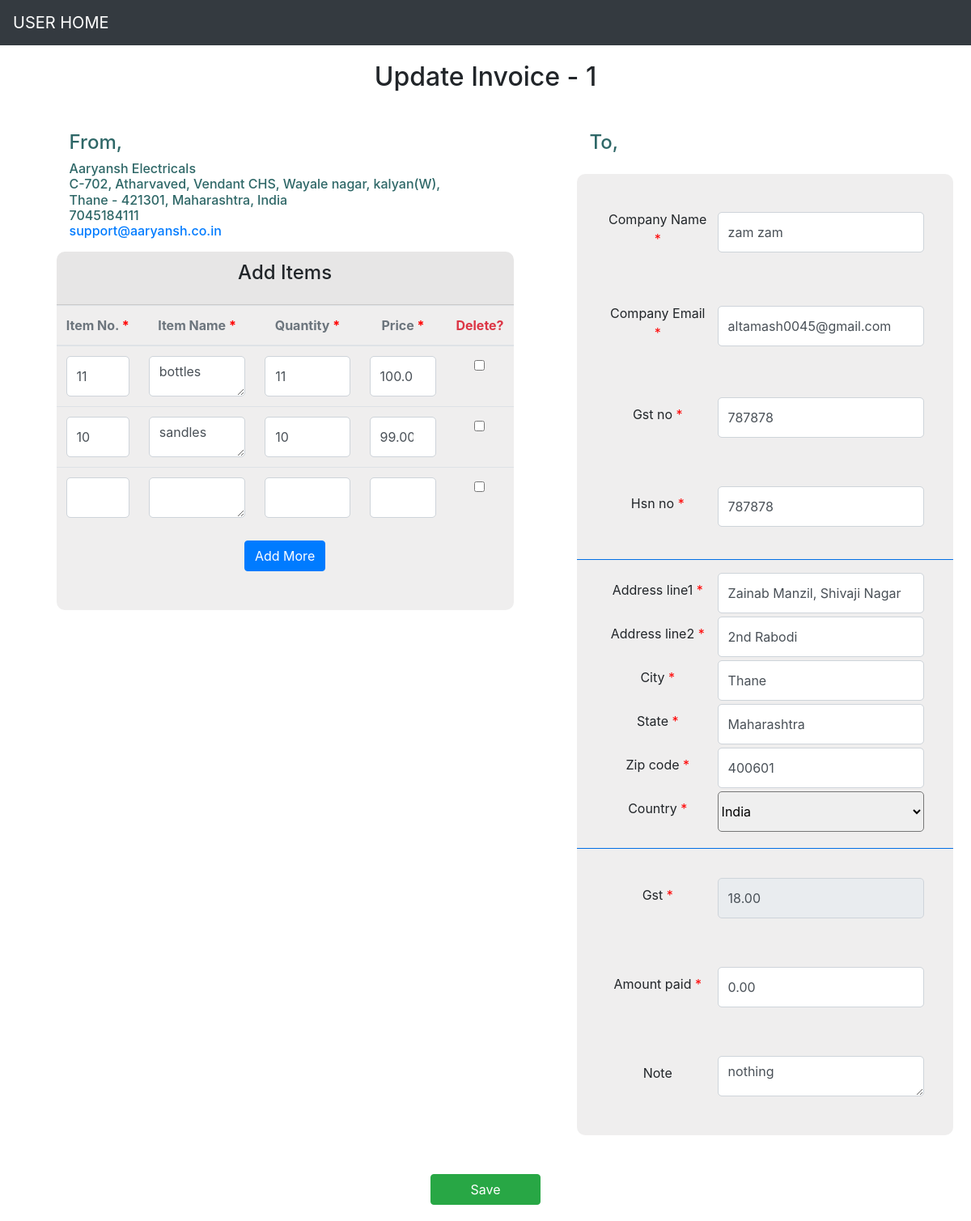
The page /admin_update_invoice/1/ on the database its author committed.
### loginreg/models.py (models this page shows, shortened)
class Invoice(models.Model):
    customer_name = models.CharField(max_length=200)
    address_line1 = models.CharField(max_length=200, null=True)
    address_line2 = models.CharField(max_length=200, null=True)
    city = models.CharField(max_length=100, null=True)
    state = models.CharField(max_length=100, null=True)
    zip_code = models.CharField(max_length=10, null=True)
    country = CountryField(default='IN')
    gst = models.DecimalField(max_digits=5, decimal_places=2, default=18.00)
    amount_paid = models.DecimalField(max_digits=20, decimal_places=2)
    amount_due = models.DecimalField(max_digits=20, decimal_places=2, editable=False, null=True)
    created_at = models.DateTimeField(auto_now_add=True)
    updated_at = models.DateTimeField(auto_now=True)
    created_by = models.ForeignKey(User, on_delete=models.SET_NULL, null=True, blank=True)
    subtotal = models.DecimalField(max_digits=20, decimal_places=2, editable=False, null=True)
    gst_rate = models.DecimalField(max_digits=20, decimal_places=2, editable=False, null=True)
    all_total = models.DecimalField(max_digits=20, decimal_places=2, editable=False, null=True)
    note = models.TextField(null=True, blank=True)
    history = HistoricalRecords(user_model=User)
    email = models.CharField(max_length=100, null=True)
    gst_no = models.CharField(max_length=50, null=True)
    hsn_no = models.CharField(max_length=50, null=True)

### loginreg/views.py (the view)
# urls.py: path('admin_update_invoice/<int:invoice_id>/', views.admin_update_invoice, name='admin_update_invoice'),
def admin_update_invoice(request, invoice_id):
    invoice = get_object_or_404(Invoice, id=invoice_id)
    if request.method == 'POST':
        invoice_form = InvoiceForm(request.POST, instance=invoice)
        item_formset = ItemFormSet(request.POST, instance=invoice, prefix='items')
        if invoice_form.is_valid() and item_formset.is_valid():
            invoice_form.save()
            item_formset.save()
            invoice_form.save()
            messages.success(request , (f"Invoice No. {invoice_id} has been Updated!"))
            return redirect(admin_invoices)
        else:
            return render(request, 'loginreg/update_invoice.html', {'invoice_form': invoice_form, 'item_formset': item_formset, 'invoice_id': invoice_id})
    else:
        invoice_form = InvoiceForm(instance=invoice)
        item_formset = ItemFormSet(instance=invoice, prefix='items')
        return render(request, 'loginreg/update_invoice.html', {'invoice_form': invoice_form, 'item_formset': item_formset, 'invoice_id': invoice_id})

### loginreg/templates/loginreg/update_invoice.html (shortened to what this page needs)
{% load static %}
<!DOCTYPE html>
<html lang="en">
<head>
    <link rel="stylesheet" href="https://maxcdn.bootstrapcdn.com/bootstrap/4.0.0/css/bootstrap.min.css">
</head>
<body>
    <nav class="navbar navbar-expand-lg navbar-dark bg-dark">
        <a class="navbar-brand" href="/">USER HOME</a>
    </nav>
    <div class="main">
        <div class="invoice-container ">
            <div class=" invoice form text-center">
              <h2 class="text-center mb-5">Update Invoice - {{invoice_id}}</h2>
              <form method="post" enctype="multipart/form-data" id="invoice_form" class="main-invoice-form text-center">
                <div class="row justify-content-center align-items-start">
                    <div class="col-md-6 mx-md-5 mx-0">
                        <div class="px-3 mb-3" style="text-align: start; color: rgb(46, 103, 103);">
                            <h4>From,</h4>
                            <h6>Aaryansh Electricals <br>C-702, Atharvaved, Vendant CHS, Wayale nagar, kalyan(W), <br>Thane - 421301, Maharashtra, India <br>7045184111 <br><a href="mailto:support@aaryansh.co.in" target="_blank">support@aaryansh.co.in</a> </h6>
                        </div>
                        <div class="table-responsive pb-5" style="height: fit-content; border-radius: 10px; background-color: rgb(239, 238, 238);">
                            <div class="card-header card-header-secondary">
                                <h4 class="card-title">Add Items</h4>
                            </div>
                            <table class="table card-body">
                                <thead class="text-secondary">
                                    <th>Item No. <span style="color: red;" class="required">*</span></th>
                                    <th>Item Name <span style="color: red;" class="required">*</span></th>
                                    <th>Quantity <span style="color: red;" class="required">*</span></th>
                                    <th>Price <span style="color: red;" class="required">*</span></th>
                                    <th class="text-danger">Delete?</th>
                                </thead>
                                <tbody id="formset-items">
                                    {% for formss in item_formset %}
                                        <tr id="formset-items-{{ forloop.counter0 }}" class= hide_all>
                                            {% for field in formss.visible_fields %}
                                                <td>
                                                    {{field}}
                                                </td>
                                            {% endfor %}
                                        </tr>
                                    {% endfor %}
                                </tbody>
                            </table>
                            <a href="#" id="add-items-button" class="btn btn-primary add-items">Add More</a>
                        </div>
                    </div>
                    <div class="col-md-5">
                        <h4 class="px-3 pb-3" style="text-align: start; color: rgb(46, 103, 103);">To,</h4>
                        <div class="pt-4 pb-2" style="border-radius: 10px; background-color: rgb(239, 238, 238);">
                            <div>
                                <div class="form-group card-body d-flex justify-content-center align-items-center">
                                    <label>{{ invoice_form.customer_name.label }}
                                        {% if invoice_form.customer_name.field.required %}
                                            <span style="color: red;" class="required">*</span>
                                        {% endif %}
                                    </label>
                                    {{ invoice_form.customer_name }}
                                </div>
                                <div class="form-group card-body d-flex justify-content-center align-items-center">
                                    <label>{{ invoice_form.email.label }}
                                        {% if invoice_form.email.field.required %}
                                            <span style="color: red;" class="required">*</span>
                                        {% endif %}
                                    </label>
                                    {{ invoice_form.email }}
                                </div>
                                <div class="form-group card-body d-flex justify-content-center align-items-center">
                                    <label>{{ invoice_form.gst_no.label }}
                                        {% if invoice_form.gst_no.field.required %}
                                            <span style="color: red;" class="required">*</span>
                                        {% endif %}
                                    </label>
                                    {{ invoice_form.gst_no }}
                                </div>
                                <div class="form-group card-body d-flex justify-content-center align-items-center">
                                    <label>{{ invoice_form.hsn_no.label }}
                                        {% if invoice_form.hsn_no.field.required %}
                                            <span style="color: red;" class="required">*</span>
                                        {% endif %}
                                    </label>
                                    {{ invoice_form.hsn_no }}
                                </div>
                                <hr class="bg-primary">
                                    <div class="form-group card-body d-flex justify-content-center align-items-center mb-0 pt-0 pb-1">
                                        <label>{{ invoice_form.address_line1.label }}
                                            {% if invoice_form.address_line1.field.required %}
                                                <span style="color: red;" class="required">*</span>
                                            {% endif %}
                                        </label>
                                        {{ invoice_form.address_line1 }}
                                    </div>
                                    <div class="form-group card-body d-flex justify-content-center align-items-center mb-0 pt-0 pb-1">
                                        <label>{{ invoice_form.address_line2.label }}
                                            {% if invoice_form.address_line2.field.required %}
                                                <span style="color: red;" class="required">*</span>
                                            {% endif %}
                                        </label>
                                        {{ invoice_form.address_line2 }}
                                    </div>
                                    <div class="form-group card-body d-flex justify-content-center align-items-center mb-0 pt-0 pb-1">
                                        <label>{{ invoice_form.city.label }}
                                            {% if invoice_form.city.field.required %}
                                                <span style="color: red;" class="required">*</span>
                                            {% endif %}
                                        </label>
                                        {{ invoice_form.city }}
                                    </div>
                                    <div class="form-group card-body d-flex justify-content-center align-items-center mb-0 pt-0 pb-1">
                                        <label>{{ invoice_form.state.label }}
                                            {% if invoice_form.state.field.required %}
                                                <span style="color: red;" class="required">*</span>
                                            {% endif %}
                                        </label>
                                        {{ invoice_form.state }}
                                    </div>
                                    <div class="form-group card-body d-flex justify-content-center align-items-center mb-0 pt-0 pb-1">
                                        <label>{{ invoice_form.zip_code.label }}
                                            {% if invoice_form.zip_code.field.required %}
                                                <span style="color: red;" class="required">*</span>
                                            {% endif %}
                                        </label>
                                        {{ invoice_form.zip_code }}
                                    </div>
                                    <div class="form-group card-body d-flex justify-content-center align-items-center mb-0 pt-0 pb-1">
                                        <label>{{ invoice_form.country.label }}
                                            {% if invoice_form.country.field.required %}
                                                <span style="color: red;" class="required">*</span>
                                            {% endif %}
                                        </label>
                                        {{ invoice_form.country }}
                                    </div>
                                <hr class="bg-primary">
                                <div class="form-group card-body d-flex justify-content-center align-items-center">
                                    <label>{{ invoice_form.gst.label }}
                                        {% if invoice_form.gst.field.required %}
                                            <span style="color: red;" class="required">*</span>
                                        {% endif %}
                                    </label>
                                    {{ invoice_form.gst }}
                                </div>
                                <div class="form-group card-body d-flex justify-content-center align-items-center">
                                    <label>{{ invoice_form.amount_paid.label }}
                                        {% if invoice_form.amount_paid.field.required %}
                                            <span style="color: red;" class="required">*</span>
                                        {% endif %}
                                    </label>
                                    {{ invoice_form.amount_paid }}
                                </div>
                                <div class="form-group card-body d-flex justify-content-center align-items-center">
                                    <label>{{ invoice_form.note.label }}
                                    </label>
                                    {{ invoice_form.note }}
                                </div>
                            </div>
                        </div>
                    </div>
                </div>
                <div class="mt-5" >
                    <button type="submit" class="btn btn-success px-5 text-center" style="width: fit-content;">Save</button>
                </div>
              </form>
            </div>
        </div>
    </div>
</body>
</html>

### loginreg/templates/loginreg/update_invoice.html (style rules this page uses)
.main { background-color: white; }
.invoice { padding: 20px; border-radius: 10px; display: flex; flex-direction: column; align-items: center; }
.form-group { margin-bottom: 20px; width: 100%; display: flex; flex-direction: row; justify-content: space-between; }
.form-control , #id_country { height: 50px; border-radius: 5px; }
.form-group label { width: 30%; margin-right: 10px; }
.form-group input, .form-group select, .form-group textarea { width: 60%; }

### rows shown on the page
Invoice: customer_name "zam zam", email "altamash0045@gmail.com", gst_no "787878", hsn_no "787878", address_line1 "Zainab Manzil, Shivaji Nagar", address_line2 "2nd Rabodi", city "Thane", state "Maharashtra", zip_code "400601", country "India", gst "18.00", amount_paid "0.00", note "nothing"

### other values the page prints
{{ invoice_id }} "1"
{{ invoice_form.customer_name.label }} "Company Name"
{{ invoice_form.email.label }} "Company Email"
{{ invoice_form.gst_no.label }} "Gst no"
{{ invoice_form.hsn_no.label }} "Hsn no"
{{ invoice_form.address_line1.label }} "Address line1"
{{ invoice_form.address_line2.label }} "Address line2"
{{ invoice_form.city.label }} "City"
{{ invoice_form.state.label }} "State"
{{ invoice_form.zip_code.label }} "Zip code"
{{ invoice_form.country.label }} "Country"
{{ invoice_form.gst.label }} "Gst"
{{ invoice_form.amount_paid.label }} "Amount paid"
{{ invoice_form.note.label }} "Note"
